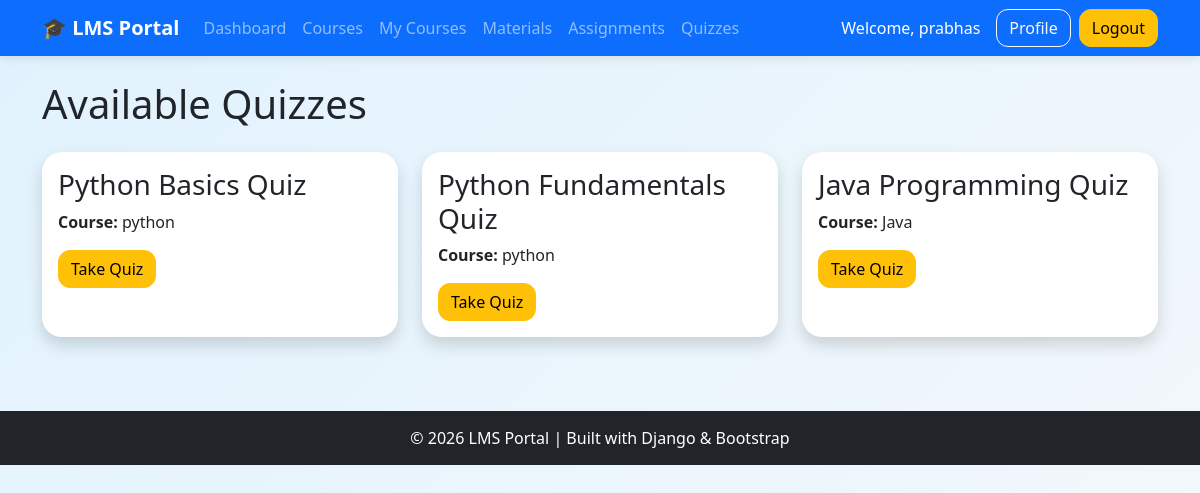
Page /quizzes/ (signed in) on the committed database.
### lms/models.py (models this page shows, shortened)
class Quiz(models.Model):
    course = models.ForeignKey(Course, on_delete=models.CASCADE)
    title = models.CharField(max_length=200)

class Course(models.Model):
    title = models.CharField(max_length=200)
    description = models.TextField()

### lms/views.py (the view)
# urls.py: path('quizzes/', views.quizzes, name='quizzes'),
@login_required
def quizzes(request):
    quizzes = Quiz.objects.all()
    return render(
        request,
        'quizzes.html',
        {'quizzes': quizzes}
    )

### lms/templates/quizzes.html
{% extends 'base.html' %}
{% block content %}
<h1 class="mb-4">Available Quizzes</h1>
<div class="row">
{% for quiz in quizzes %}
<div class="col-md-4 mb-4">
    <div class="card shadow h-100">
        <div class="card-body">
            <h3>{{ quiz.title }}</h3>
            <p>
                <strong>Course:</strong>
                {{ quiz.course.title }}
            </p>
            <a href="/take-quiz/{{ quiz.id }}/"
               class="btn btn-warning">
                Take Quiz
            </a>
        </div>
    </div>
</div>
{% empty %}
<div class="alert alert-info">
    No quizzes available.
</div>
{% endfor %}
</div>
{% endblock %}

### lms/templates/base.html (shortened to what this page needs)
<!DOCTYPE html>
<html>
<head>
    <link href="https://cdn.jsdelivr.net/npm/bootstrap@5.3.3/dist/css/bootstrap.min.css"
          rel="stylesheet">
</head>
<body>
<nav class="navbar navbar-expand-lg navbar-dark bg-primary">
    <div class="container">
        <a class="navbar-brand fw-bold" href="/">
            🎓 LMS Portal
        </a>
        <div class="collapse navbar-collapse"
             id="navbarNav">
            <ul class="navbar-nav me-auto">
                <li class="nav-item">
                    <a class="nav-link" href="/dashboard/">
                        Dashboard
                    </a>
                </li>
                <li class="nav-item">
                    <a class="nav-link" href="/courses/">
                        Courses
                    </a>
                </li>
                <li class="nav-item">
                    <a class="nav-link" href="/my-courses/">
                        My Courses
                    </a>
                </li>
                <li class="nav-item">
                    <a class="nav-link" href="/study-materials/">
                        Materials
                    </a>
                </li>
                <li class="nav-item">
                    <a class="nav-link" href="/assignments/">
                        Assignments
                    </a>
                </li>
                <li class="nav-item">
                    <a class="nav-link" href="/quizzes/">
                        Quizzes
                    </a>
                </li>
            </ul>
           {% if user.is_authenticated %}
    <span class="text-white me-3">
        Welcome, {{ user.username }}
    </span>
    <a class="btn btn-outline-light me-2"
       href="/profile/">
        Profile
    </a>
    <a class="btn btn-warning"
       href="{% url 'logout' %}">
        Logout
    </a>
{% endif %}
        </div>
    </div>
</nav>
<div class="container mt-4">
    {% block content %}
    {% endblock %}
</div>
<div class="footer">
    © 2026 LMS Portal | Built with Django & Bootstrap
</div>
</body>
</html>

### lms/templates/base.html (style rules this page uses)
body { background: linear-gradient( -45deg, #f8f9fa, #eef2ff, #f8f9fa, #e0f2fe ); background-size: 400% 400%; animation: gradientMove 15s ease infinite; }
.card { border-radius:20px; }
.btn { border-radius:12px; }
.navbar { box-shadow:0 2px 10px rgba(0,0,0,0.1); }
.footer { background:#212529; color:white; padding:15px; text-align:center; margin-top:50px; }
.card { transition: all 0.3s ease; border: none; animation: fadeInUp 0.8s ease; }
.bg-primary { animation: slideDown 1s ease; }
.btn { transition: all 0.3s ease; }
.nav-link { transition:0.3s; }

### rows in the picture
Quiz: title "Python Basics Quiz", course "python"
Quiz: title "Python Fundamentals Quiz", course "python"
Quiz: title "Java Programming Quiz", course "Java"

### other values in the picture
{{ user.username }} "prabhas"
